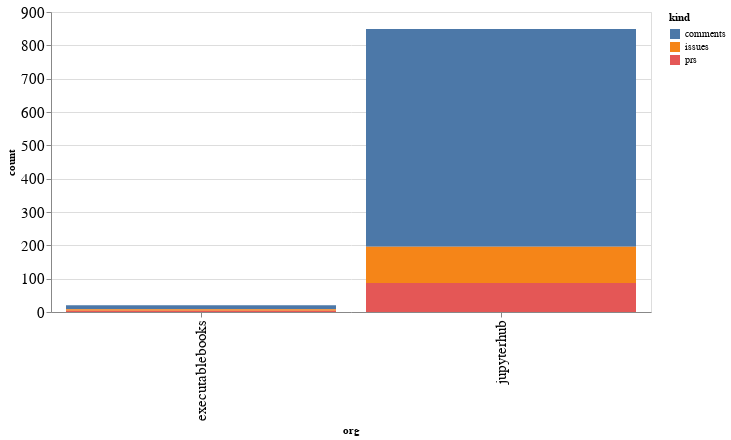

Notebook source saved alongside this figure:
### Code cell
alt.Chart(org_summaries, width=600).mark_bar().encode(
    x='org',
    y='count',
    color='kind',
    tooltip="org"
)

### Figure 1 — Vega-Lite specification as saved in the notebook (floating-point values rounded to 4 significant figures)
{"config": {"axisLeft": {"labelFontSize": 15}, "axisBottom": {"labelFontSize": 15}}, "data": {"name": "data-169d27538816da47ac311a6fc61be9ac"}, "mark": "bar", "encoding": {"color": {"type": "nominal", "field": "kind"}, "tooltip": {"type": "nominal", "field": "org"}, "x": {"type": "nominal", "field": "org"}, "y": {"type": "quantitative", "field": "count"}}, "width": 600, "$schema": "https://vega.github.io/schema/vega-lite/v4.8.1.json", "datasets": {"data-169d27538816da47ac311a6fc61be9ac": [{"org": "executablebooks", "kind": "comments", "count": 12}, {"org": "executablebooks", "kind": "issues", "count": 4}, {"org": "executablebooks", "kind": "prs", "count": 4}, {"org": "jupyterhub", "kind": "comments", "count": 653}, {"org": "jupyterhub", "kind": "issues", "count": 109}, {"org": "jupyterhub", "kind": "prs", "count": 87}]}}
